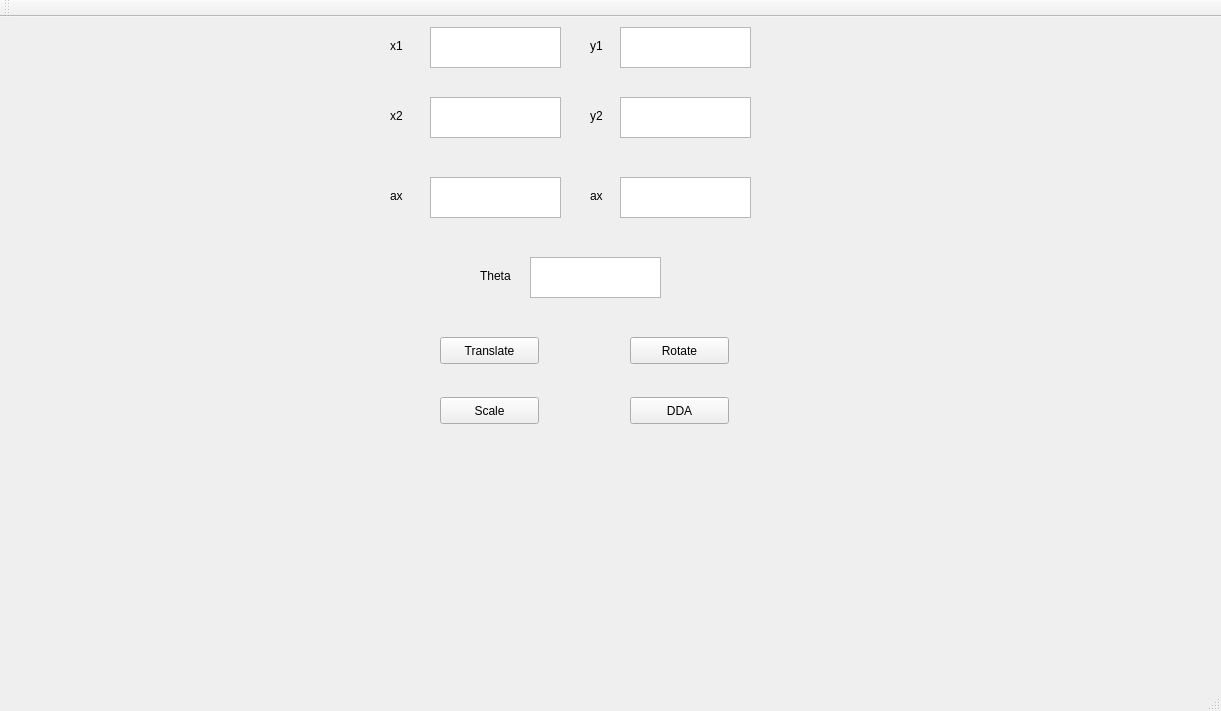
<?xml version="1.0" encoding="UTF-8"?>
<ui version="4.0">
 <class>MainWindow</class>
 <widget class="QMainWindow" name="MainWindow">
  <property name="geometry">
   <rect>
    <x>0</x>
    <y>0</y>
    <width>1221</width>
    <height>711</height>
   </rect>
  </property>
  <property name="windowTitle">
   <string>MainWindow</string>
  </property>
  <widget class="QWidget" name="centralWidget">
   <widget class="QLabel" name="label">
    <property name="geometry">
     <rect>
      <x>0</x>
      <y>0</y>
      <width>400</width>
      <height>400</height>
     </rect>
    </property>
    <property name="text">
     <string/>
    </property>
   </widget>
   <widget class="QTextEdit" name="textEdit">
    <property name="geometry">
     <rect>
      <x>430</x>
      <y>10</y>
      <width>131</width>
      <height>41</height>
     </rect>
    </property>
   </widget>
   <widget class="QTextEdit" name="textEdit_2">
    <property name="geometry">
     <rect>
      <x>620</x>
      <y>10</y>
      <width>131</width>
      <height>41</height>
     </rect>
    </property>
   </widget>
   <widget class="QTextEdit" name="textEdit_3">
    <property name="geometry">
     <rect>
      <x>430</x>
      <y>80</y>
      <width>131</width>
      <height>41</height>
     </rect>
    </property>
   </widget>
   <widget class="QTextEdit" name="textEdit_4">
    <property name="geometry">
     <rect>
      <x>620</x>
      <y>80</y>
      <width>131</width>
      <height>41</height>
     </rect>
    </property>
   </widget>
   <widget class="QTextEdit" name="textEdit_5">
    <property name="geometry">
     <rect>
      <x>430</x>
      <y>160</y>
      <width>131</width>
      <height>41</height>
     </rect>
    </property>
   </widget>
   <widget class="QTextEdit" name="textEdit_6">
    <property name="geometry">
     <rect>
      <x>620</x>
      <y>160</y>
      <width>131</width>
      <height>41</height>
     </rect>
    </property>
   </widget>
   <widget class="QTextEdit" name="textEdit_7">
    <property name="geometry">
     <rect>
      <x>530</x>
      <y>240</y>
      <width>131</width>
      <height>41</height>
     </rect>
    </property>
   </widget>
   <widget class="QLabel" name="label_2">
    <property name="geometry">
     <rect>
      <x>390</x>
      <y>20</y>
      <width>67</width>
      <height>17</height>
     </rect>
    </property>
    <property name="text">
     <string>x1</string>
    </property>
   </widget>
   <widget class="QLabel" name="label_3">
    <property name="geometry">
     <rect>
      <x>590</x>
      <y>20</y>
      <width>67</width>
      <height>17</height>
     </rect>
    </property>
    <property name="text">
     <string>y1</string>
    </property>
   </widget>
   <widget class="QLabel" name="label_4">
    <property name="geometry">
     <rect>
      <x>390</x>
      <y>90</y>
      <width>67</width>
      <height>17</height>
     </rect>
    </property>
    <property name="text">
     <string>x2</string>
    </property>
   </widget>
   <widget class="QLabel" name="label_5">
    <property name="geometry">
     <rect>
      <x>590</x>
      <y>90</y>
      <width>67</width>
      <height>17</height>
     </rect>
    </property>
    <property name="text">
     <string>y2</string>
    </property>
   </widget>
   <widget class="QLabel" name="label_6">
    <property name="geometry">
     <rect>
      <x>390</x>
      <y>170</y>
      <width>67</width>
      <height>17</height>
     </rect>
    </property>
    <property name="text">
     <string>ax</string>
    </property>
   </widget>
   <widget class="QLabel" name="label_7">
    <property name="geometry">
     <rect>
      <x>590</x>
      <y>170</y>
      <width>67</width>
      <height>17</height>
     </rect>
    </property>
    <property name="text">
     <string>ax</string>
    </property>
   </widget>
   <widget class="QLabel" name="label_8">
    <property name="geometry">
     <rect>
      <x>480</x>
      <y>250</y>
      <width>67</width>
      <height>17</height>
     </rect>
    </property>
    <property name="text">
     <string>Theta</string>
    </property>
   </widget>
   <widget class="QPushButton" name="pushButton">
    <property name="geometry">
     <rect>
      <x>440</x>
      <y>320</y>
      <width>99</width>
      <height>27</height>
     </rect>
    </property>
    <property name="text">
     <string>Translate</string>
    </property>
   </widget>
   <widget class="QPushButton" name="pushButton_2">
    <property name="geometry">
     <rect>
      <x>630</x>
      <y>320</y>
      <width>99</width>
      <height>27</height>
     </rect>
    </property>
    <property name="text">
     <string>Rotate</string>
    </property>
   </widget>
   <widget class="QPushButton" name="pushButton_3">
    <property name="geometry">
     <rect>
      <x>440</x>
      <y>380</y>
      <width>99</width>
      <height>27</height>
     </rect>
    </property>
    <property name="text">
     <string>Scale</string>
    </property>
   </widget>
   <widget class="QPushButton" name="pushButton_4">
    <property name="geometry">
     <rect>
      <x>630</x>
      <y>380</y>
      <width>99</width>
      <height>27</height>
     </rect>
    </property>
    <property name="text">
     <string>DDA</string>
    </property>
   </widget>
  </widget>
  <widget class="QMenuBar" name="menuBar">
   <property name="geometry">
    <rect>
     <x>0</x>
     <y>0</y>
     <width>1221</width>
     <height>25</height>
    </rect>
   </property>
  </widget>
  <widget class="QToolBar" name="mainToolBar">
   <attribute name="toolBarArea">
    <enum>TopToolBarArea</enum>
   </attribute>
   <attribute name="toolBarBreak">
    <bool>false</bool>
   </attribute>
  </widget>
  <widget class="QStatusBar" name="statusBar"/>
 </widget>
 <layoutdefault spacing="6" margin="11"/>
 <resources/>
 <connections/>
</ui>
